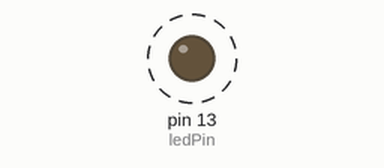
Simulated run of this sketch. Board: Arduino Uno, built with avr-gcc and run on an emulated ATmega328P. On the bench: output pins drawn as LEDs (lit = HIGH). Dashed ring = blinking.

Above: at 0.5 s.
Timing chart, 0 to 4.6 s (numbered marks = the images above):
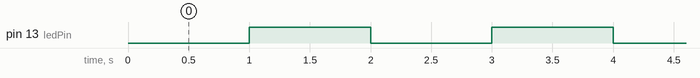

Measured:
- by itself, pin 13 (ledPin): alternates HIGH for 1.0 s and LOW for 1.0 s

The sketch:

blink_wo_delay_1led.ino
```cpp
//LED'in bagli oldugu pin
#define ledPin 13

//baslangic degerleri ve bekleme suresi
bool ledDurum = LOW;
unsigned long oncekiZaman = 0;
const long aralik = 1000;

void setup()
{
  //LED pinini cikis olarak ayarla
  pinMode(ledPin, OUTPUT);
}

void loop()
{
  //suanki zamani hafizada tut
  unsigned long simdikiZaman = millis();

  //suanki zaman ile bir onceki zamanin farki bekleme suresi kadar ise
  if (simdikiZaman - oncekiZaman >= aralik)
  {
    //zaman bilgisini sifirla
    oncekiZaman = simdikiZaman;
    //ledDurum'u tersine cevir
    ledDurum = !ledDurum;
  }
  //ledDurum degiskenini ledPin'e yaz
  digitalWrite(ledPin, ledDurum);
}
```
